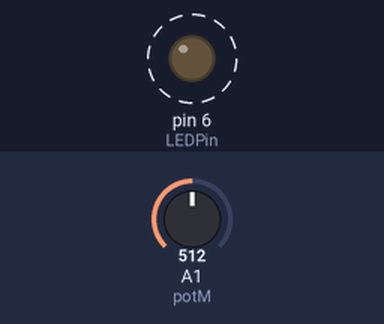
Simulated run of this sketch. Board: Arduino Uno, built for the host (arithmetic inside an expression is 32-bit, double 64-bit). On the bench: output pins drawn as LEDs (lit = HIGH). Dashed ring = blinking. Inputs (shaded band) come from the test bench; at power-on: A1 (potM) = 512 (analog values on the 0–1023 scale). What the sketch prints to the serial monitor is not drawn.

Above: at 0.5 s.
Timing chart, 0 to 4.6 s (numbered marks = the images above):
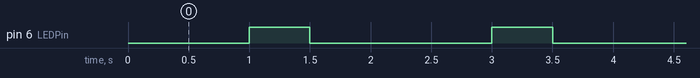

The sketch:

Exercise2.2b.ino.ino
```cpp
#include <avr/io.h>
#include <avr/interrupt.h>
#include <util/delay.h>

int main(void) {
  DDRB |= (1 << PB5);
  DDRB &= ~(1 << PB0); // Push button INPUT
  PORTB |= (1 << PB0); // Enabling pullup resistor

  PCICR |= (1 << PCIE0); // Enabling pin change interrupt group 0
  PCMSK0 |= (1 << PCINT0); // Enabling pin change interrupt
  sei(); // Global interrup

  while (1) {
  // put your main code here, to run repeatedly:
}
}
ISR(PCINT0_vect){
  if (!(PINB & (1 << PB0))) {
    PORTB ^= (1 << PB5);
  }
}
```

Exercise1.1.ino.ino
```cpp
  int analogVal;
  int potM = A1;
  int LEDPin = 6;
  float V2;
  int delayT = 1000;
  int delayT2 = 500;

void setup() {
  Serial.begin(9600);
  while(!Serial);
  pinMode(potM, INPUT);
  pinMode(LEDPin, OUTPUT);
  analogReadResolution(12);

}
void loop(){
  int analogval = analogRead(A1);
  float V2 = analogVal*(3.3/4095);
  Serial.print("Analog Value: ");
  Serial.println(analogVal);
  delay(delayT);
  Serial.print("Voltage: ");
  Serial.println(V2);

  digitalWrite(LEDPin, HIGH);
  delay(delayT2);
  digitalWrite(LEDPin, LOW);
  delay(delayT2);
}
```

Measured:
- by itself, pin 6 (LEDPin): alternates HIGH for 0.50 s and LOW for 1.5 s
